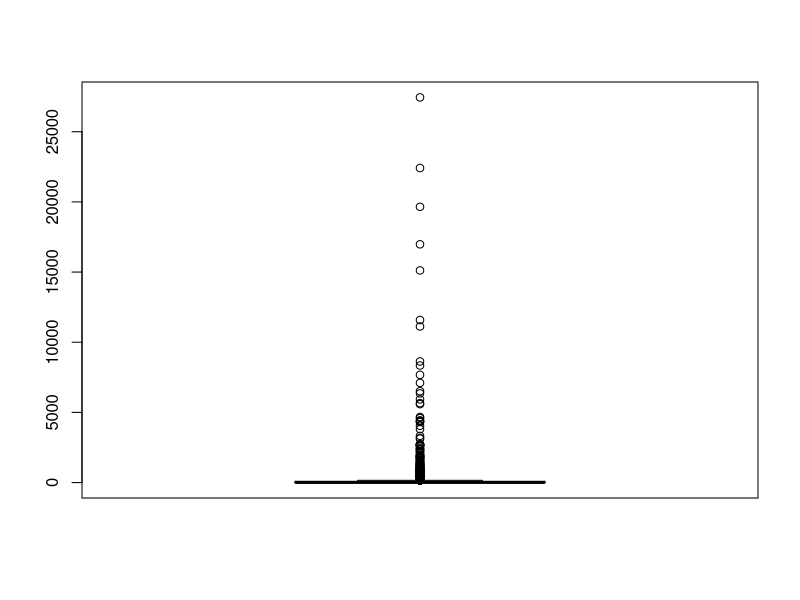
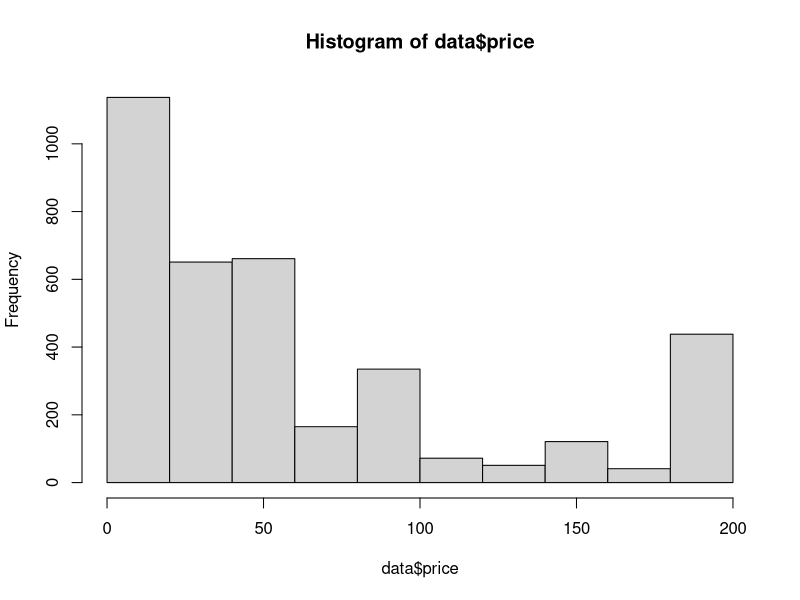

Here is the R script that generated these plots, in order:
#1
data <- read.csv('udemy_courses.csv', header = TRUE, sep = ",", stringsAsFactors = FALSE)

#2
class(data)

#3
str(data)

#4
head(data, 18)

#5
tail(data,25)

#6
dim(data)

#7
colnames(data)

#8
any(is.na.data.frame(data))

#9
data["level"] <- factor(data$level, levels = c("Beginner Level", "Intermediate Level", "Expert Level", "All Levels"), labels = c("Beginner Level", "Intermediate Level", "Expert Level", "All Levels"))
data["subject"] <- factor(data$subject, levels = c("Business Finance", "Graphic Design", "Musical Instruments", "Web Development"), labels = c("Business Finance", "Graphic Design", "Musical Instruments", "Web Development"))

#10 #TODO
data["is_paid"] <- as.logical(data$is_paid)

#11
mean(data$num_subscribers)

#12
media <- c(mean(data$num_subscribers), mean(data$num_lectures))

#13
numeric_columns <- sapply(data, is.numeric)

#14
sapply(data[numeric_columns][,-1], mean)

#15
data[1:30, 1:(ncol(data)-3)]

#16
data[-31: -nrow(data), -(ncol(data)-2):-ncol(data)]

#17
quantile(data$price, probs = seq(0, 1, 0.25))

#18
quantile(data$price, seq(0, 1, 0.1))

#19
summary(data)

#20
length(unique(data$course_title))

#21
nrow(subset(data, subset = num_reviews > 1000))

#22
data[order(data$course_id[1:100], decreasing = TRUE),]

#23
head(data[order(data$num_lectures, decreasing = FALSE),])

#24. Obtén los índices de los registros para los que el valor de la variable num_reviews es superior a la mediana.
which(data$num_reviews > median(data$num_reviews))

#25. ¿Cuántos cursos existen para el nivel “Intermediate Level”? 
length(which(data$level == "Intermediate Level"))

#26. ¿Qué curso tiene el mayor número de estudiantes? ¿Y el menor?
data[which(data$num_subscribers == max(data$num_subscribers)),]
data[which(data$num_subscribers == min(data$num_subscribers)),]

#27. ¿Qué cursos son gratuitos? 
data[which(data$price == 0),]

#28. Comprueba utilizando el boxplot si la variable num_reviews tiene outliers.
boxplot(data$num_reviews)

#29. Pinta un histograma de la variable price. 
hist(data$price)

#30. Crea una función (cheap_expensive) ...
cheap_expensive <- function (price, threshold){
  if(price < threshold)
    return("CHEAP")
  else
    return("EXPENSIVE")
}
cheap_expensive(100, mean(data$price))
cheap_expensive(45,mean(data$price))

#31. ...aplica la función anterior a toda la columna price_detail_amount.
data <- cbind(data, cheap_expensive = sapply(data$price, cheap_expensive, threshold = mean(data$price)))

#32. Repite el ejercicio anterior usando el paquete PURRR





